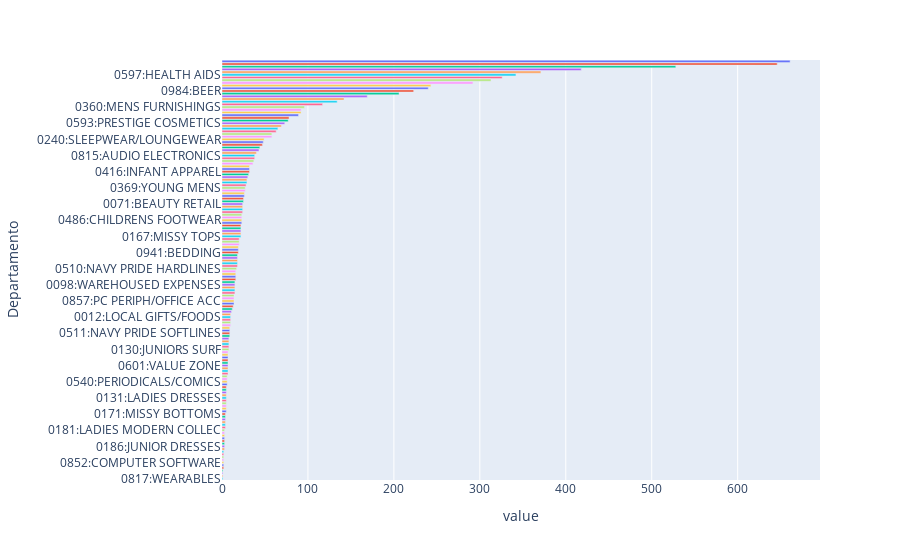

The notebook cell saved with this chart:
### Code cell
# Quais o topo 10 de departamentos têm o maior volume de transações e maior quantidade de unidades vendidas ?
# Parte 2: Quantidade de Unidades Vendidas

# Soma de Unidades Vendidas das Transações onde cada departamento aparece
soma_quantidades_por_departamento = df_transacoes.groupby('Departamento')['Qtde_Vendida'].sum().sort_values(ascending=False)

# Plot
fig_unidades_vendidas = px.bar(soma_quantidades_por_departamento, color=soma_quantidades_por_departamento.index, orientation='h')
fig_unidades_vendidas.update_layout(showlegend=False)
fig_unidades_vendidas.show()
